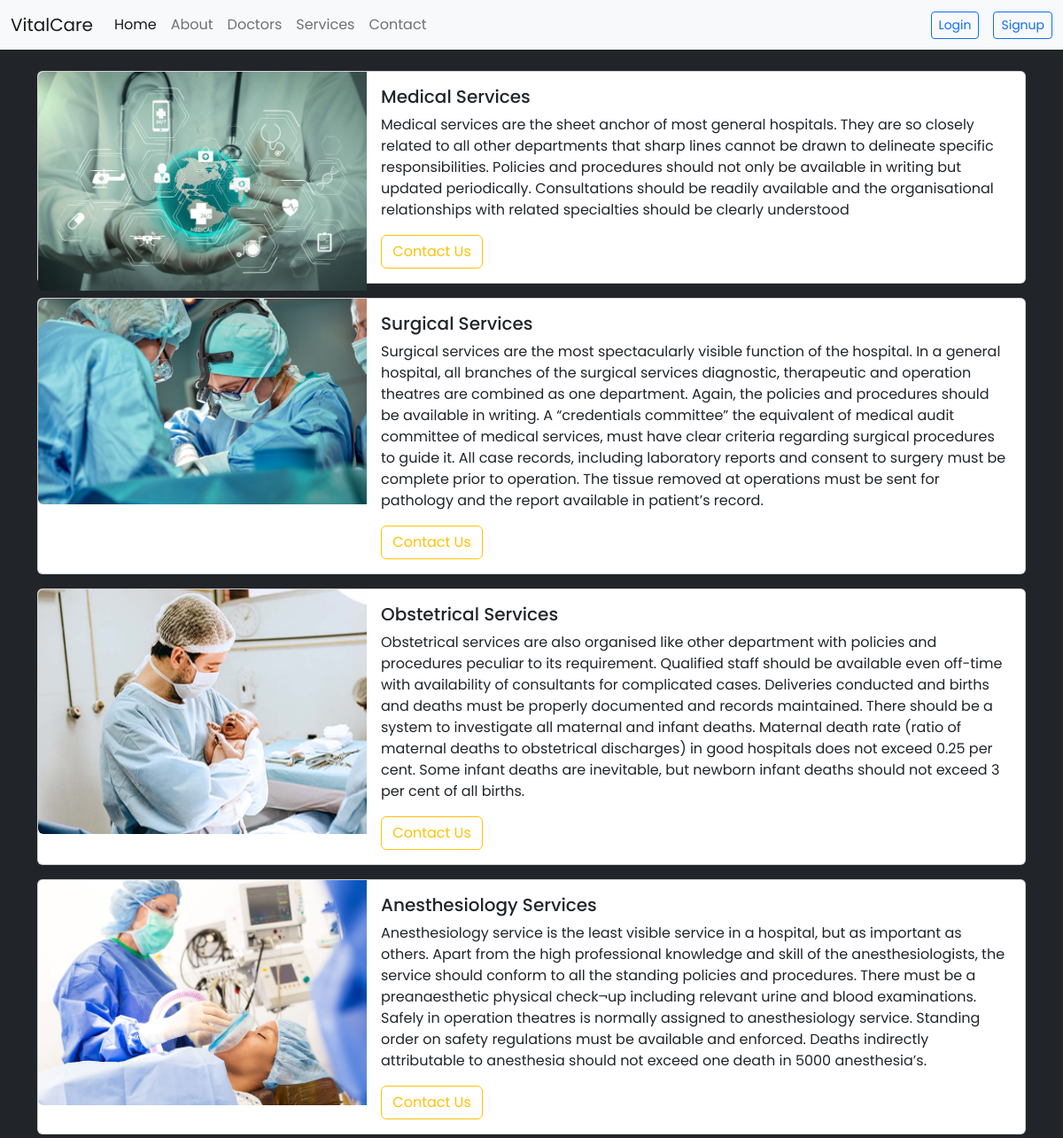
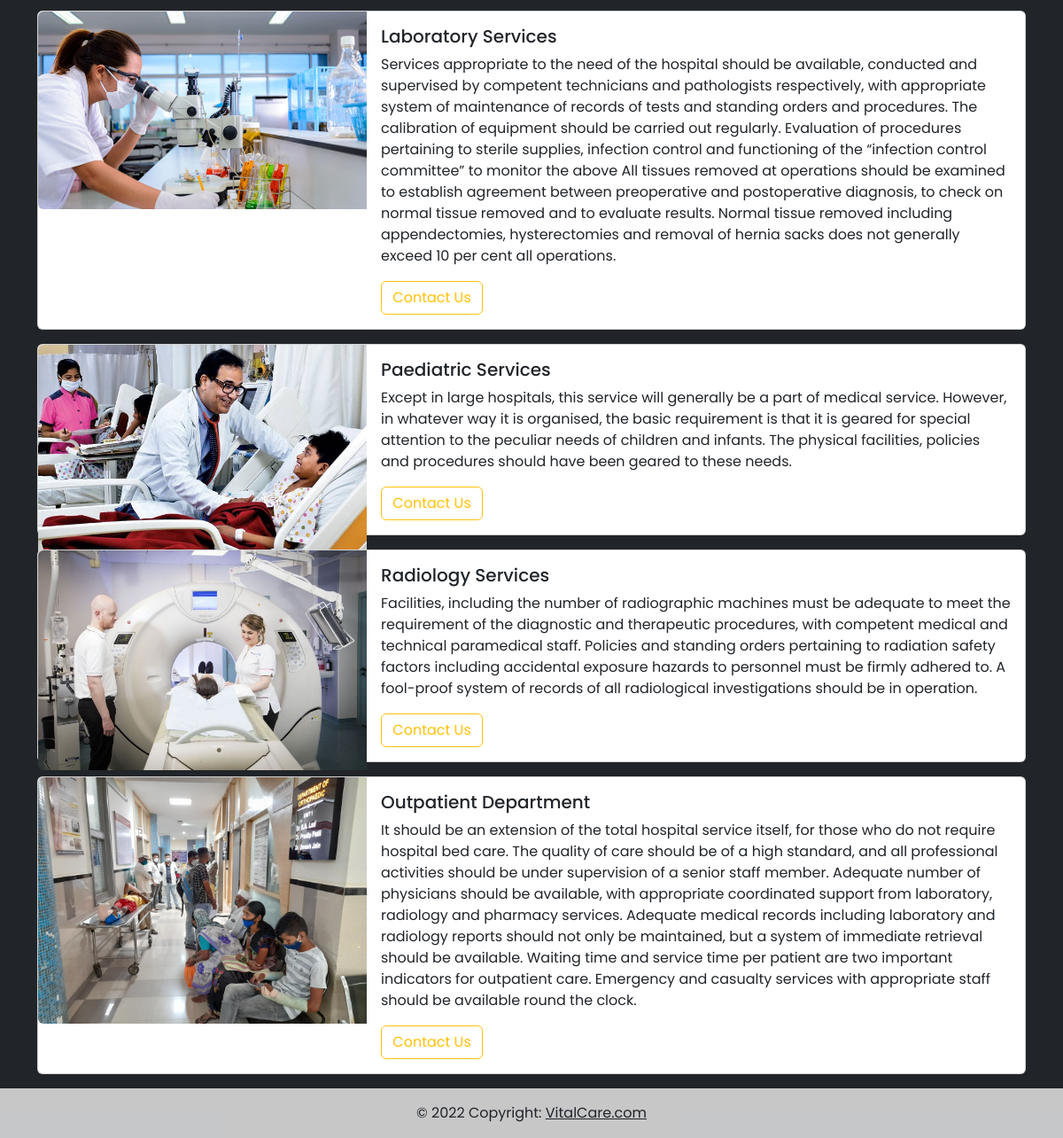
/services, run on the app's committed database (2 pictures, top to bottom).
### webpages/models.py (models this page shows, shortened)
class Services(models.Model):
    photo = models.ImageField(upload_to='media/services/%Y')
    title = models.CharField(max_length=255)
    desc = models.TextField()
    button_text = models.CharField(max_length=255)

### webpages/views.py (the view)
# urls.py: path('services',views.services, name='services'),
def services(request):
    serv = Services.objects.all()
    data = {
        'serv' : serv,
    }
    return render (request, 'webpages/services.html',data)

### templates/webpages/services.html
{% extends 'base.html' %}
{% block content %}
<div class="container mt-4">
  {% for se in serv %}
    <div class="card mb-3 " style="max-width: 160rem;">
        <div class="row g-0">
          <div class="col-md-4" style="height: 20vh;">
            <img src="{{se.photo.url}}" class="img-fluid rounded-start" alt="...">
          </div>
          <div class="col-md-8">
            <div class="card-body">
              <h5 class="card-title animate__animated animate__flipInX">{{se.title}}</h5>
              <p class="card-text animate__animated animate__flipInY animate__delay-2s">{{se.desc}}</p>
              <button type="button" class="btn btn-outline-warning animate__animated animate__fadeInLeftBig animate__delay-3s">{{se.button_text}}</button>
            </div>
          </div>
        </div>
      </div>
    {% endfor %}
</div>
{% endblock %}

### data on the page
Services: photo (picture), title "Medical Services", desc "Medical services are the sheet anchor of most general hospitals. They are so closely related to all other departments that sharp lines cannot be drawn to delineate specific responsibilities. Policies and procedures should not only be available in writing but updated periodically. Consultations should be readily available and the organisational relationships with related specialties should be clearly understood", button_text "Contact Us"
Services: photo (picture), title "Surgical Services", desc "Surgical services are the most spectacularly visible function of the hospital. In a general hospital, all branches of the surgical services diagnostic, therapeutic and operation theatres are combined as one department. Again, the policies and procedures should be available in writing. A “credentials committee” the equivalent of medical audit committee of medical services, must have clear criteria regarding surgical procedures to guide it. All case records, including laboratory reports and consent to surgery must be complete prior to operation. The tissue removed at operations must be sent for pathology and the report available in patient’s record.", button_text "Contact Us"
Services: photo (picture), title "Obstetrical Services", desc "Obstetrical services are also organised like other department with policies and procedures peculiar to its requirement. Qualified staff should be available even off-time with availability of consultants for complicated cases. Deliveries conducted and births and deaths must be properly documented and records maintained. There should be a system to investigate all maternal and infant deaths. Maternal death rate (ratio of maternal deaths to obstetrical discharges) in good hospitals does not exceed 0.25 per cent. Some infant deaths are inevitable, but newborn infant deaths should not exceed 3 per cent of all births.", button_text "Contact Us"
Services: photo (picture), title "Anesthesiology Services", desc "Anesthesiology service is the least visible service in a hospital, but as important as others. Apart from the high professional knowledge and skill of the anesthesiologists, the service should conform to all the standing policies and procedures. There must be a preanaesthetic physical check¬up including relevant urine and blood examinations. Safely in operation theatres is normally assigned to anesthesiology service. Standing order on safety regulations must be available and enforced. Deaths indirectly attributable to anesthesia should not exceed one death in 5000 anesthesia’s.", button_text "Contact Us"
Services: photo (picture), title "Laboratory Services", desc "Services appropriate to the need of the hospital should be available, conducted and supervised by competent technicians and pathologists respectively, with appropriate system of maintenance of records of tests and standing orders and procedures. The calibration of equipment should be carried out regularly. Evaluation of procedures pertaining to sterile supplies, infection control and functioning of the “infection control committee” to monitor the above All tissues removed at operations should be examined to establish agreement between preoperative and postoperative diagnosis, to check on normal tissue removed and to evaluate results. Normal tissue removed including appendectomies,…", button_text "Contact Us"
Services: photo (picture), title "Paediatric Services", desc "Except in large hospitals, this service will generally be a part of medical service. However, in whatever way it is organised, the basic requirement is that it is geared for special attention to the peculiar needs of children and infants. The physical facilities, policies and procedures should have been geared to these needs.", button_text "Contact Us"
Services: photo (picture), title "Radiology Services", desc "Facilities, including the number of radiographic machines must be adequate to meet the requirement of the diagnostic and therapeutic procedures, with competent medical and technical paramedical staff. Policies and standing orders pertaining to radiation safety factors including accidental exposure hazards to personnel must be firmly adhered to. A fool-proof system of records of all radiological investigations should be in operation.", button_text "Contact Us"
Services: photo (picture), title "Outpatient Department", desc "It should be an extension of the total hospital service itself, for those who do not require hospital bed care. The quality of care should be of a high standard, and all professional activities should be under supervision of a senior staff member. Adequate number of physicians should be available, with appropriate coordinated support from laboratory, radiology and pharmacy services. Adequate medical records including laboratory and radiology reports should not only be maintained, but a system of immediate retrieval should be available. Waiting time and service time per patient are two important indicators for outpatient care. Emergency and casualty services with appropriate staff should be…", button_text "Contact Us"
